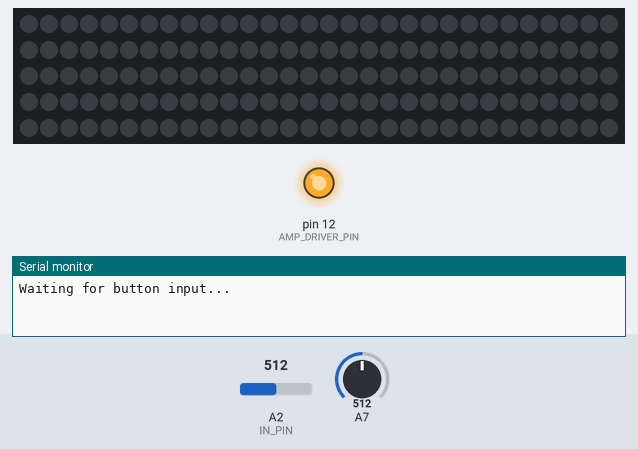
The sketch below on a simulated Arduino Nano, built with avr-gcc and run on an emulated ATmega328P. On the bench: 150 RGB LEDs in strip order, left to right, continuing on the next row, output pins drawn as LEDs (lit = HIGH), the last lines printed to the serial monitor. Inputs (shaded band) come from the test bench; at power-on: A7 = 512, A2 (IN_PIN) = 512.

Above: at 0.9 s.
1.0 s: A7 set to 164
2.5 s: A7 set to 140
At 3.12 s:
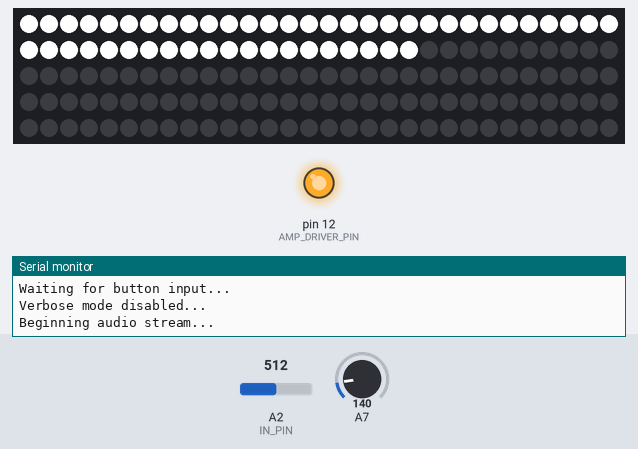
At 5.0 s:
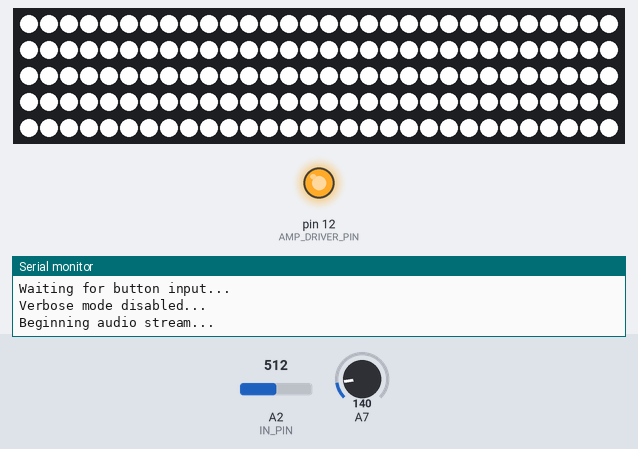
Timing chart, 0 to 6.5 s (numbered marks = the images above; inputs shaded):
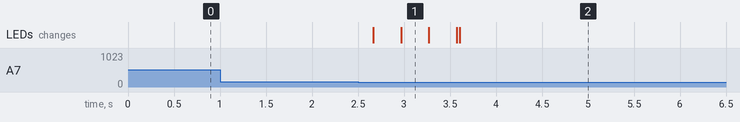

The sketch:

ledStripVolume.ino
```cpp
#include <FastLED.h>
#define GLOBAL_LOW_TOLERANCE 16 //global lowest voltage that counts as a signal
#define HIGH_PINREAD 512 //high voltage analog pin
#define NUM_LEDS 150
#define DATA_PIN 8
#define AMP_DRIVER_PIN 12 //5v out pin
#define IN_PIN A2 //analog in pin
#define INDICATOR_PIN 13 //led debug pin
#define COLOR_SHIFT_VALUE 250 // change in audio level to shift colors
#define COLOR_SHIFT_TOLERANCE 70 // low audio level to count as a "valley"

CRGB leds[NUM_LEDS]; //initialize all led pins

const int readings = 1; //rolling average readings count

static int auxVoltage[readings]; //historical pin readings
static int runningAverage = 0; //self explanatory
static int total = 0; //running total of voltage readings
static int readIndex = 0; //which part of auxVoltage the program is removing/adding
static int colorShift = 0;
static int adcKeyVal[5] = {30, 150, 360, 535, 760};
static int colorIndex = 0; //needs to be global for rgbChoose to work as necessary
static int previousValue = 0; // previous read value
static CRGB targetColor = {255, 255, 255}; //color in RGB of high voltage
static CRGB baseColor = {0, 0, 0}; //color in RGB of low voltage
static int hue = 0;

static boolean verboseMode = false; //log inputs or not
static boolean cascade = false;
static boolean randomColors = false;

static float deltaColor[3];

long lastColorShiftTime = millis(); //time in millis of the last color change
boolean peakReset = true; //flag to reset peak detection

void indicatorBlink(int litDuration, int darkDuration, int iterations) {
  for (int i = 0; i < iterations; i++) {
    digitalWrite(INDICATOR_PIN, HIGH);
    delay(litDuration);
    digitalWrite(INDICATOR_PIN, LOW);
    delay(darkDuration);
  }
}

void initializeDeltaColor() {
  for (int i = 0; i < 3; i++) {
    deltaColor[i] = targetColor[i] - baseColor[i];
  }
}

int getKey(unsigned int input) {
  int k;
  for (k = 0; k < 5; k++)
  {
    if (input < adcKeyVal[k])
    {
      return k;
    }
  }
  if (k >= 5)
    k = -1; // No valid key pressed
  return k;
}

void rgbChoose(int keyVal) {
  int key = getKey(analogRead(A7));
  int cycleColors[][3] = {{255, 0, 0}, {255, 255, 0}, {0, 255, 0}, {0, 255, 255}, {0, 0, 255}, {255, 0, 255}};
  while (key == keyVal) {
    hue++;
    if (hue == 256) {
      hue = 0;
    }
    targetColor = CHSV(hue, 255, 255);

    for (int i = 0; i < 10; i++) {
      leds[i].setRGB(targetColor[0], targetColor[1], targetColor[2]);
    }
    FastLED.show();
    key = getKey(analogRead(A7));
  }
}

void setup() {
  Serial.begin(9600); //debug
  Serial.println("Waiting for button input...");
  pinMode(AMP_DRIVER_PIN, HIGH);
  digitalWrite(AMP_DRIVER_PIN, HIGH);
  FastLED.addLeds<WS2812B, DATA_PIN, GRB>(leds, NUM_LEDS);
  //button selection setup
  int adcKeyIn;
  int key;
  while (key != 1) {
    adcKeyIn = analogRead(A7);
    key = getKey(adcKeyIn);
    if (key == 2) {
      cascade = true;
    }

    if (key == 3) {
      randomColors = true;
    }

    if (key == 4) {
      rgbChoose(4);
    }

    if (key == 0) {
      verboseMode = true;
    }
    delay(100);
  }

  //intialize all of auxVoltage at 0
  for (int i = 0; i < readings; i++) {
    auxVoltage[i] = 0;
  }

  initializeDeltaColor();

  if (verboseMode == true) {
    Serial.println("Verbose mode enabled...");
    Serial.print("Cascade: ");
    Serial.println(cascade);
    Serial.print("Color Shift: ");
    Serial.println(randomColors);
    Serial.println("Beginning audio stream...");
  } else {
    Serial.println("Verbose mode disabled...");
    Serial.println("Beginning audio stream...");
    Serial.end();
  }
}

void loop() {
  float runningOverDelta;
  int sensorValue = 0; //absolute read voltage 0-1023
  int endColor[3] = {0, 0, 0};

  for (int i = 0; i < 3; i++) {
    endColor[i] = 0;
  }

  total -= auxVoltage[readIndex]; //remove last input at readIndex from total
  auxVoltage[readIndex] = analogRead(IN_PIN); //replace readIndex with current input
  total += auxVoltage[readIndex]; //add new reading to readIndex
  readIndex++;

  //wrap readIndex
  if (readIndex >= readings) {
    readIndex = 0;
  }

  runningAverage = total / readings;
  if (runningAverage <= GLOBAL_LOW_TOLERANCE) {
    for (int i = 0; i < 3; i++) {
      endColor[i] = baseColor[i];
    }
  } else if (runningAverage > HIGH_PINREAD) {
    for (int i = 0; i < 3; i++) {
      endColor[i] = targetColor[i];
    }
  } else  {
    if (runningAverage < COLOR_SHIFT_TOLERANCE) {
      peakReset = true;
    }
    for (int i = 0; i < 3; i++) {
      runningOverDelta = runningAverage / (float) HIGH_PINREAD;
      endColor[i] = baseColor[i] + round(runningOverDelta * runningOverDelta * deltaColor[i]); //pow() is around 300 uS less effecient per calc
    }
  }

  if (randomColors && previousValue > runningAverage && previousValue > COLOR_SHIFT_VALUE && peakReset) {
    long lastColorShiftDelta = round((millis() - lastColorShiftTime)/3);
    if (lastColorShiftDelta > 359) {
      targetColor = CHSV(0,0,255);
    } else {
      targetColor = CHSV(lastColorShiftDelta,255,255);
    }
    lastColorShiftTime = millis();
    initializeDeltaColor();
    peakReset = false;
  }
  previousValue = runningAverage;

  if (cascade) {
    leds[0] = CRGB(endColor[0], endColor[1], endColor[2]);
    for (int i = 1; i < NUM_LEDS; i++) {
      leds[NUM_LEDS - i] = leds[NUM_LEDS - i - 1];
    }
  } else {
    for (int i = 0; i < NUM_LEDS; i++) {
      leds[i].setRGB(endColor[0], endColor[1], endColor[2]);
    }
  }

  FastLED.show();

  if (verboseMode) {
    Serial.print(auxVoltage[readIndex]);
    Serial.print("    ");
    Serial.print(total);
    Serial.print("    ");
    Serial.print(runningAverage);
    Serial.print("    ");
    for (int i = 0; i < 3; i++) {
      Serial.print(endColor[i]);
      Serial.print("    ");
    }
    Serial.print(cascade);
    Serial.print("    ");
    Serial.print(randomColors);
    Serial.println();
  }
}
```

Measured:
- the behaviour switches between 150 and 149 on A7 (found by bisection; images 0 and 1)
- after the input at 1.0 s, every drawn part: stays the same
- after the input at 2.5 s, the LEDs: first change after 0.17 s (image 1 shows a later state)
